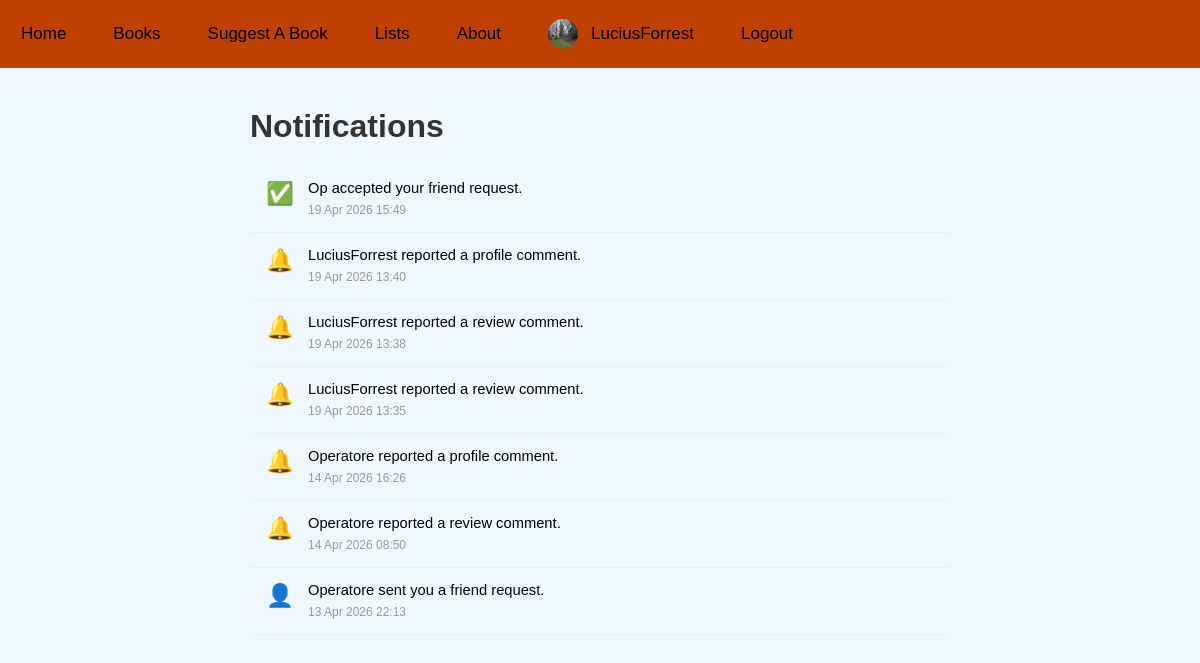
/notifications.php (signed in), run on the app's committed database.
### tables this page shows
CREATE TABLE `tbl_Notifications` (
  `ID` int NOT NULL,
  `User_ID` int NOT NULL,
  `Type` varchar(50) NOT NULL,
  `Message` text NOT NULL,
  `Link` varchar(500) DEFAULT NULL,
  `Is_Read` tinyint(1) DEFAULT '0',
  `Created_At` datetime DEFAULT CURRENT_TIMESTAMP
);

### notifications.php (the view, shortened to what this page needs)
<?php
require_once("db.php");
$userId = $_SESSION['ID'];
$stmt = $conn->prepare("
    SELECT ID, Type, Message, Link, Is_Read, Created_At
    FROM tbl_Notifications
    WHERE User_ID = ?
    ORDER BY Created_At DESC
");
$stmt->bind_param("i", $userId);
$stmt->execute();
$notifications = $stmt->get_result();;
?>
<!DOCTYPE html>
<html lang="en">
<head>
    <link rel="stylesheet" href="style.css">
</head>
<body>
<div class="topnavigationbar">
    <div class="nav-left">
        <a href="index.php">Home</a>
        <a href="books.php">Books</a>
        <a href="suggestbook.php">Suggest A Book</a>
        <a href="lists.php">Lists</a>
        <a href="about.php">About</a>
    </div>
    <div class="nav-right">
    <?php
    if (isset($_SESSION["User_Name"])) {
        $profilePic = $_SESSION['Avatar'] ?? 'default.png';
        echo "<a href='/DSTLib/Members/profile.php?user=" . $_SESSION['User_Name'] . "' class='profile-link'>";
        echo "<img src='Members/Uploads/$profilePic' alt='Profile' class='profile-pic'>";
        echo "<span>" . htmlspecialchars($_SESSION['User_Name']) . "</span>";
        echo "</a>";
        echo "<a href='logout.php'>Logout</a>";
    }
    ?>
    </div>
</div>
<div class="notifications-page">
    <h1>Notifications</h1>
    <?php if ($notifications->num_rows > 0): ?>
        <?php while ($n = $notifications->fetch_assoc()): ?>
            <a href="<?= htmlspecialchars($n['Link'] ?? '#') ?>" class="notification-item <?= $n['Is_Read'] ? 'read' : 'unread' ?>">
                <div class="notification-icon">
                    <?php
                    switch ($n['Type']) {
                        case 'friend_request': echo '👤'; break;
                        case 'friend_accepted': echo '✅'; break;
                        default: echo '🔔'; break;
                    }
                    ?>
                </div>
                <div class="notification-content">
                    <p><?= htmlspecialchars($n['Message']) ?></p>
                    <span class="notification-date"><?= date('d M Y H:i', strtotime($n['Created_At'])) ?></span>
                </div>
            </a>
        <?php endwhile; ?>
    <?php else: ?>
        <p>No notifications yet.</p>
    <?php endif; ?>
</div>
</body>
</html>

### style.css (style rules this page uses)
body { font-family: Verdana, Geneva, Tahoma, sans-serif; background-color: #f0f8ff; color: #333; margin: 0; padding: 0; }
.profile-pic { width: 30px; height: 30px; border-radius: 50%; object-fit: cover; vertical-align: middle; margin-right: 8px; }
p { text-align: center; font-size: 16px; color: #000000; }
a { color: #000000; text-decoration: none; }
.topnavigationbar { overflow: auto; background-color: #C04000; }
.topnavigationbar a { float: right; display: block; color:black; text-align: center; padding: 14px 16px; text-decoration: none; font-size: 17px; margin: 5px; justify-content: space-between; }
.nav-right a, .nav-left a { float: left; margin-right: 10px; text-decoration: none; color: black; display: inline-flex; align-items: center; }
.nav-right a:last-child { margin-right: 0; }
.nav-right a.profile-link { align-items: center; gap: 5px; }
.topnavigationbar a { line-height: 30px; }
.notifications-page { max-width: 700px; margin: 40px auto; padding: 0 20px; }
.notification-item { display: flex; align-items: flex-start; gap: 14px; padding: 14px 16px; border-bottom: 1px solid #eee; text-decoration: none; color: inherit; position: relative; transition: background 0.15s; }
.notification-icon { font-size: 1.4rem; flex-shrink: 0; }
.notification-content p { margin: 0 0 4px; font-size: 0.92rem; }
.notification-date { font-size: 0.75rem; color: #999; }
:root { --bg: #0f0f0f; --surface: #1a1a1a; --border: #2e2e2e; --accent: #C04000; --text: #f0f0f0; --muted: #888; }

### data on the page
tbl_notifications: Message "Op accepted your friend request.", Created_At "19 Apr 2026 15:49"
tbl_notifications: Message "LuciusForrest reported a profile comment.", Created_At "19 Apr 2026 13:40"
tbl_notifications: Message "LuciusForrest reported a review comment.", Created_At "19 Apr 2026 13:38"
tbl_notifications: Message "LuciusForrest reported a review comment.", Created_At "19 Apr 2026 13:35"
tbl_notifications: Message "Operatore reported a profile comment.", Created_At "14 Apr 2026 16:26"
tbl_notifications: Message "Operatore reported a review comment.", Created_At "14 Apr 2026 08:50"
tbl_notifications: Message "Operatore sent you a friend request.", Created_At "13 Apr 2026 22:13"

### other printed values
$_SESSION['User_Name'] "LuciusForrest"
